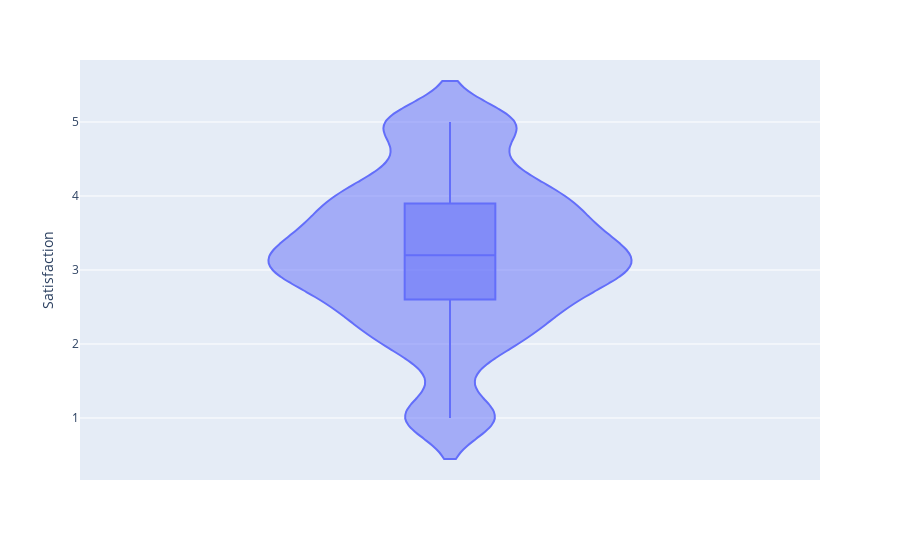

Notebook cell for this chart:
### Code cell
px.violin(df, y='Satisfaction',box=True)

### Figure 1 — Plotly figure (JSON) as saved in the notebook; plotly's stock layout.template omitted (floating-point values rounded to 4 significant figures; data arrays with more than 128 entries replaced by an {"elided": "..."} marker saying what was removed)
{"data": [{"alignmentgroup": "True", "box": {"visible": true}, "hovertemplate": "Satisfaction=%{y}<extra></extra>", "legendgroup": "", "marker": {"color": "#636efa"}, "name": "", "offsetgroup": "", "orientation": "v", "scalegroup": "True", "showlegend": false, "type": "violin", "x0": " ", "xaxis": "x", "y": {"elided": "678 float values"}, "y0": " ", "yaxis": "y"}], "layout": {"legend": {"tracegroupgap": 0}, "margin": {"t": 60}, "violinmode": "group", "xaxis": {"anchor": "y", "domain": [0, 1]}, "yaxis": {"anchor": "x", "domain": [0, 1], "title": {"text": "Satisfaction"}}}}
